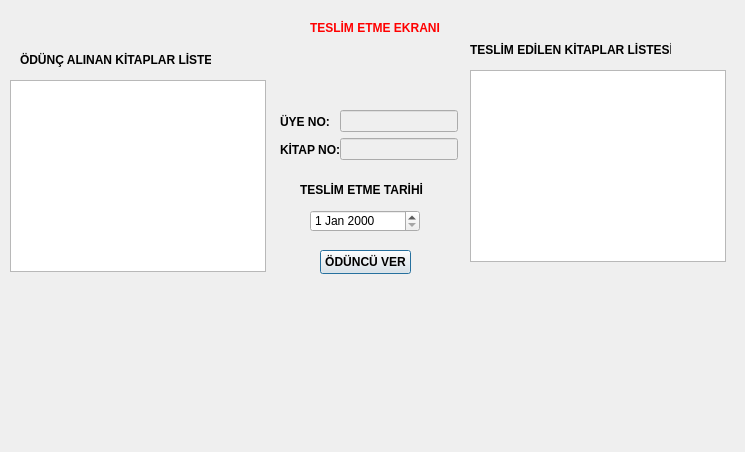
<?xml version="1.0" encoding="UTF-8"?>
<ui version="4.0">
 <class>teslim_etme</class>
 <widget class="QDialog" name="teslim_etme">
  <property name="geometry">
   <rect>
    <x>0</x>
    <y>0</y>
    <width>745</width>
    <height>452</height>
   </rect>
  </property>
  <property name="windowTitle">
   <string>Dialog</string>
  </property>
  <widget class="QTableView" name="tv_od_al">
   <property name="geometry">
    <rect>
     <x>10</x>
     <y>80</y>
     <width>256</width>
     <height>192</height>
    </rect>
   </property>
  </widget>
  <widget class="QTableView" name="tv_teslim">
   <property name="geometry">
    <rect>
     <x>470</x>
     <y>70</y>
     <width>256</width>
     <height>192</height>
    </rect>
   </property>
  </widget>
  <widget class="QLabel" name="label">
   <property name="geometry">
    <rect>
     <x>310</x>
     <y>20</y>
     <width>131</width>
     <height>16</height>
    </rect>
   </property>
   <property name="palette">
    <palette>
     <active>
      <colorrole role="WindowText">
       <brush brushstyle="SolidPattern">
        <color alpha="255">
         <red>255</red>
         <green>0</green>
         <blue>0</blue>
        </color>
       </brush>
      </colorrole>
     </active>
     <inactive>
      <colorrole role="WindowText">
       <brush brushstyle="SolidPattern">
        <color alpha="255">
         <red>255</red>
         <green>0</green>
         <blue>0</blue>
        </color>
       </brush>
      </colorrole>
     </inactive>
     <disabled/>
    </palette>
   </property>
   <property name="font">
    <font>
     <bold>true</bold>
    </font>
   </property>
   <property name="text">
    <string>TESLİM ETME EKRANI</string>
   </property>
  </widget>
  <widget class="QLabel" name="label_4">
   <property name="geometry">
    <rect>
     <x>300</x>
     <y>180</y>
     <width>131</width>
     <height>20</height>
    </rect>
   </property>
   <property name="font">
    <font>
     <bold>true</bold>
    </font>
   </property>
   <property name="text">
    <string>TESLİM ETME TARİHİ</string>
   </property>
  </widget>
  <widget class="QDateEdit" name="de_tarih">
   <property name="geometry">
    <rect>
     <x>310</x>
     <y>210</y>
     <width>110</width>
     <height>22</height>
    </rect>
   </property>
  </widget>
  <widget class="QPushButton" name="pushButton">
   <property name="geometry">
    <rect>
     <x>320</x>
     <y>250</y>
     <width>91</width>
     <height>24</height>
    </rect>
   </property>
   <property name="font">
    <font>
     <bold>true</bold>
    </font>
   </property>
   <property name="text">
    <string>ÖDÜNCÜ VER</string>
   </property>
  </widget>
  <widget class="QLabel" name="label_5">
   <property name="geometry">
    <rect>
     <x>20</x>
     <y>50</y>
     <width>191</width>
     <height>20</height>
    </rect>
   </property>
   <property name="font">
    <font>
     <bold>true</bold>
    </font>
   </property>
   <property name="text">
    <string>ÖDÜNÇ ALINAN KİTAPLAR LİSTESİ</string>
   </property>
  </widget>
  <widget class="QLabel" name="label_6">
   <property name="geometry">
    <rect>
     <x>470</x>
     <y>40</y>
     <width>201</width>
     <height>20</height>
    </rect>
   </property>
   <property name="font">
    <font>
     <bold>true</bold>
    </font>
   </property>
   <property name="text">
    <string>TESLİM EDİLEN KİTAPLAR LİSTESİ</string>
   </property>
  </widget>
  <widget class="QWidget" name="">
   <property name="geometry">
    <rect>
     <x>280</x>
     <y>110</y>
     <width>59</width>
     <height>51</height>
    </rect>
   </property>
   <layout class="QVBoxLayout" name="verticalLayout">
    <item>
     <widget class="QLabel" name="label_2">
      <property name="font">
       <font>
        <bold>true</bold>
       </font>
      </property>
      <property name="text">
       <string>ÜYE NO:</string>
      </property>
     </widget>
    </item>
    <item>
     <widget class="QLabel" name="label_3">
      <property name="font">
       <font>
        <bold>true</bold>
       </font>
      </property>
      <property name="text">
       <string>KİTAP NO:</string>
      </property>
     </widget>
    </item>
   </layout>
  </widget>
  <widget class="QWidget" name="">
   <property name="geometry">
    <rect>
     <x>340</x>
     <y>110</y>
     <width>118</width>
     <height>52</height>
    </rect>
   </property>
   <layout class="QVBoxLayout" name="verticalLayout_2">
    <item>
     <widget class="QLineEdit" name="ln_uye_no">
      <property name="enabled">
       <bool>false</bool>
      </property>
     </widget>
    </item>
    <item>
     <widget class="QLineEdit" name="ln_kitap_no">
      <property name="enabled">
       <bool>false</bool>
      </property>
     </widget>
    </item>
   </layout>
  </widget>
 </widget>
 <resources/>
 <connections/>
</ui>
